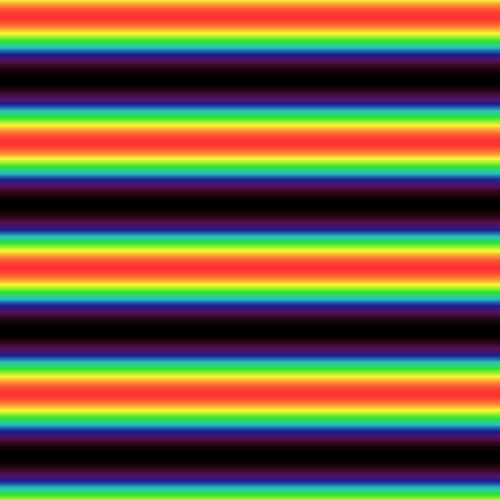
Frame 1 (no input)
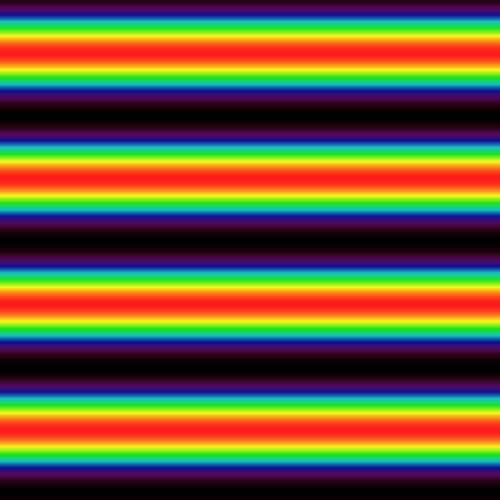
Frame 60 (the mouse pressed at the canvas centre just before this capture)
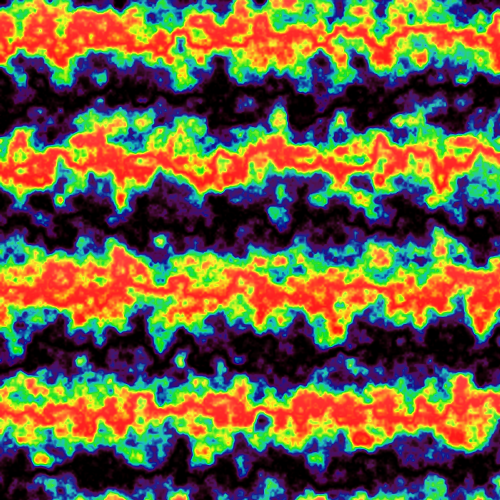
Frame 120 (the mouse held since frame 60 and released just before this capture)

The Processing sketch that drew these frames (run headless with seeded random() and noise(); from frame 60 on, the mouse is pressed at the canvas centre):

// Processing sketch: processing_27422
// ── processing_27422.pde

int halfw, halfh, style;
float xrat, yrat, xoff, yoff, inc, n, h, s, b;
 
void setup() {
  size(500, 500);
  colorMode(HSB, 1.0);
  halfw = width/2;
  halfh = height/2;
  style = 0;
}

void draw() {
  xrat = (float) mouseX/width; yrat = (float) mouseY/height;
  xoff = 0;//yoff = 0;
  inc = xrat*0.1;
  float time = frameCount*0.03;
  loadPixels();
  for (int i=0; i<width; i++) {
    for (int j=0; j<height; j++) {
      n = noise(xoff, yoff, time);
      switch (style) {
        case 0 : h = 0.5+0.5*(sin(n*TWO_PI+6*radians(frameCount)+((j)*0.05))); break;
        case 1 : h = 0.5+0.5*(sin(n*TWO_PI+6*radians(frameCount))*sin(n*TWO_PI+j*0.05)); break;
        case 2 : h = 0.7+0.3*sin(n*TWO_PI-6*radians(frameCount)+yrat*PI*sin(n*TWO_PI)*sin(0.03*dist(i, j, halfw, halfh))); break;
        case 3 : h = 0.5+0.5*sin(n*TWO_PI-6*radians(frameCount)+PI*sin(0.1*yrat*dist(i, j, halfw, halfh))); break;
        case 4 : h = 0.5+0.5*sin(n*TWO_PI-3*radians(frameCount)+atan2(j-halfh, i-halfw)+0.4*yrat*dist(i, j, halfw, halfh)); break;
      }
      s = 1-n/3;
      b = 1-h*h;
      pixels[i+j*width] = color(h, s, b, 0.3);
      yoff += inc;
    }
    yoff = 0; xoff += inc;
  }
  updatePixels();
}

void mouseReleased() {
    style = ++style % 5;
}
